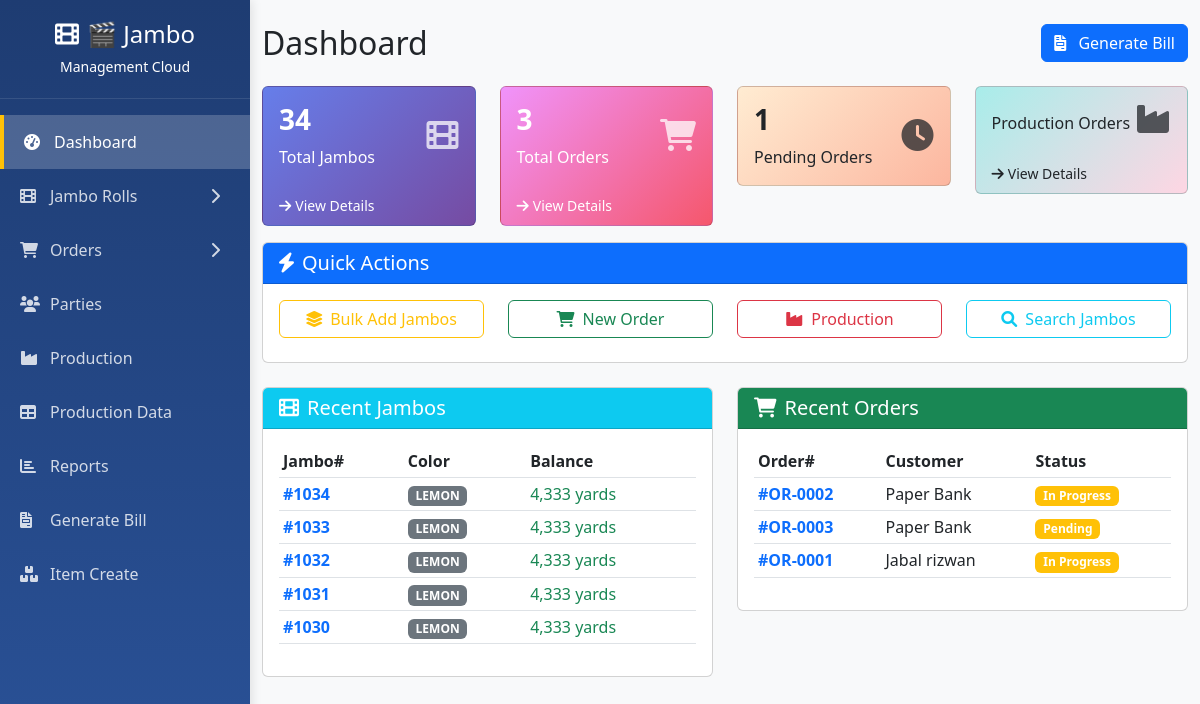
The page / (signed in) on the database its author committed.
### tables this page shows
CREATE TABLE jambo_rolls (
            id INTEGER PRIMARY KEY AUTOINCREMENT,
            jambo_no INTEGER UNIQUE NOT NULL,
            date TEXT NOT NULL,
            size_mm INTEGER NOT NULL,
            size_meter REAL NOT NULL,
            colour TEXT NOT NULL,
            micron INTEGER NOT NULL,
            roll_no INTEGER NOT NULL,
            net_weight REAL NOT NULL,
            party_name TEXT NOT NULL,
            calculated_yard INTEGER NOT NULL,
            actual_yard INTEGER NOT NULL,
            rate_kg REAL NOT NULL,
            amount REAL NOT NULL,
            balance_yard INTEGER NOT NULL,
            extra_yard INTEGER DEFAULT 0,
            challan_no TEXT
        );

CREATE TABLE customer_orders (
            id INTEGER PRIMARY KEY AUTOINCREMENT,
            order_no TEXT UNIQUE NOT NULL,
            order_date TEXT NOT NULL,
            customer_name TEXT NOT NULL,
            customer_phone TEXT,
            customer_address TEXT,
            status TEXT DEFAULT 'Pending',
            total_amount REAL DEFAULT 0
        );

### app.py (the view)
@app.route('/')
def index():
    if not session.get('logged_in'):
        return redirect(url_for('login'))
    try:
        conn = get_db_connection()
        cursor = conn.cursor()
        cursor.execute("""
            SELECT COUNT(*)
            FROM jambo_rolls j
            LEFT JOIN closed_jambos c ON j.jambo_no = c.jambo_id
            WHERE c.jambo_id IS NULL
        """)
        total_jambos = cursor.fetchone()[0] or 0
        cursor.execute("""
            SELECT COUNT(*)
            FROM customer_orders
            WHERE status IN ('Pending', 'In Progress', 'Partial')
        """)
        total_orders = cursor.fetchone()[0] or 0
        cursor.execute("SELECT COUNT(*) FROM parties WHERE is_active = 1")
        total_parties = cursor.fetchone()[0] or 0
        cursor.execute('''
            SELECT j.jambo_no, j.date, j.colour, j.party_name, j.balance_yard,
                   CASE WHEN c.jambo_id IS NOT NULL THEN 'CLOSED' ELSE 'ACTIVE' END as status
            FROM jambo_rolls j
            LEFT JOIN closed_jambos c ON j.jambo_no = c.jambo_id
            WHERE c.jambo_id IS NULL
            ORDER BY j.date DESC, j.jambo_no DESC
            LIMIT 5
        ''')
        recent_jambos = cursor.fetchall()
        cursor.execute('''
            SELECT o.order_no, o.order_date, o.customer_name, o.status,
                   COUNT(i.item_id) as items_count,
                   COALESCE(SUM(i.amount), 0) as total_amount
            FROM customer_orders o
            LEFT JOIN order_items i ON o.order_no = i.order_no
            WHERE o.status IN ('Pending', 'In Progress', 'Partial')
            GROUP BY o.order_no, o.order_date, o.customer_name, o.status
            ORDER BY o.order_date DESC
            LIMIT 5
        ''')
        recent_orders = cursor.fetchall()
        cursor.execute("""
            SELECT COUNT(*)
            FROM customer_orders
            WHERE status = 'Pending'
        """)
        pending_orders = cursor.fetchone()[0] or 0
        cursor.execute("""
            SELECT COUNT(DISTINCT po.order_no)
            FROM production_orders po
            INNER JOIN customer_orders co ON po.order_no = co.order_no
            WHERE co.status IN ('In Progress', 'Partial')
        """)
        production_orders = cursor.fetchone()[0] or 0
        jambos_list = []
        for jambo in recent_jambos:
            jambos_list.append({
                'jambo_no': jambo[0],
                'date': format_date(jambo[1]) if jambo[1] else '',
                'colour': jambo[2],
                'party_name': jambo[3],
                'balance_yard': jambo[4] or 0,
                'status': jambo[5]
            })
        orders_list = []
        for order in recent_orders:
            orders_list.append({
                'order_no': order[0],
                'order_date': format_date(order[1]) if order[1] else '',
                'customer_name': order[2],
                'status': order[3],
                'items_count': order[4] or 0,
                'total_amount': float(order[5] or 0)
            })
        conn.close()
        return render_template('simple_dashboard.html',
                             total_jambos=total_jambos,
                             total_orders=total_orders,
                             total_parties=total_parties,
                             recent_jambos=jambos_list,
                             recent_orders=orders_list,
                             pending_orders=pending_orders,
                             production_orders=production_orders)
    except Exception as e:
        print(f"Dashboard error: {e}")
        if 'conn' in locals():
            conn.close()
        return render_template('simple_dashboard.html',
                             total_jambos=0,
                             total_orders=0,
                             total_parties=0,
                             recent_jambos=[],
                             recent_orders=[],
                             pending_orders=0,
                             production_orders=0)

### app.py (called while the page is built)
@app.template_filter('format_date')
def format_date(date_str):
    try:
        if not date_str:
            return ''
        for fmt in ['%Y-%m-%d', '%d-%m-%Y', '%Y/%m/%d', '%d/%m/%Y']:
            try:
                date_obj = datetime.strptime(date_str, fmt)
                return date_obj.strftime('%d-%m-%Y')
            except ValueError:
                continue
        return date_str  # Return original if no format matches
    except:
        return date_str

### database.py (called while the page is built)
def get_db_connection():
    conn = sqlite3.connect(Config.DATABASE)
    conn.row_factory = sqlite3.Row
    return conn

### templates/simple_dashboard.html (shortened to what this page needs)
{% extends "base.html" %}
{% block content %}
<div class="container-fluid py-4">
    <div class="d-flex justify-content-between align-items-center mb-4">
        <h2 class="mb-0">Dashboard</h2>
        <a href="{{ url_for('reports.generate_bill') }}" class="btn btn-primary">
            <i class="fas fa-file-invoice me-2"></i>
            Generate Bill
        </a>
            </div>
    <div class="row">
                <div class="col-lg-3 col-md-6 mb-3">
                    <div class="card stats-card text-white" style="background: linear-gradient(135deg, #667eea 0%, #764ba2 100%);">
                        <div class="card-body">
                            <div class="d-flex justify-content-between">
                                <div>
                                    <h3 class="fw-bold">{{ total_jambos }}</h3>
                                    <p class="mb-0">Total Jambos</p>
                                </div>
                                <div class="align-self-center">
                                    <i class="fas fa-film fa-2x opacity-75"></i>
                                </div>
                            </div>
                        </div>
                        <a href="/jambos" class="card-footer bg-transparent text-white text-decoration-none border-0">
                            <small><i class="fas fa-arrow-right me-1"></i>View Details</small>
                        </a>
                    </div>
                </div>
                <div class="col-lg-3 col-md-6 mb-3">
                    <div class="card stats-card text-white" style="background: linear-gradient(135deg, #f093fb 0%, #f5576c 100%);">
                        <div class="card-body">
                            <div class="d-flex justify-content-between">
                                <div>
                                    <h3 class="fw-bold">{{ total_orders }}</h3>
                                    <p class="mb-0">Total Orders</p>
                                </div>
                                <div class="align-self-center">
                                    <i class="fas fa-shopping-cart fa-2x opacity-75"></i>
                                </div>
                            </div>
                        </div>
                        <a href="/orders" class="card-footer bg-transparent text-white text-decoration-none border-0">
                            <small><i class="fas fa-arrow-right me-1"></i>View Details</small>
                        </a>
                    </div>
                </div>
                <div class="col-lg-3 col-md-6 mb-3">
                    <div class="card stats-card text-white" style="background: linear-gradient(135deg, #ffecd2 0%, #fcb69f 100%); color: #333 !important;">
                        <div class="card-body">
                            <div class="d-flex justify-content-between">
                                <div>
                                    <h3 class="fw-bold text-dark">{{ pending_orders }}</h3>
                                    <p class="mb-0 text-dark">Pending Orders</p>
                                </div>
                                <div class="align-self-center">
                                    <i class="fas fa-clock fa-2x text-dark opacity-75"></i>
                                </div>
                            </div>
                        </div>
                    </div>
                </div>
                <div class="col-lg-3 col-md-6 mb-3">
                    <div class="card stats-card text-white" style="background: linear-gradient(135deg, #a8edea 0%, #fed6e3 100%); color: #333 !important;">
                        <div class="card-body">
                            <div class="d-flex justify-content-between">
                                <div>
                                    <p class="mb-0 text-dark">Production Orders</p>
                                </div>
                                <div class="align-self-center">
                                    <i class="fas fa-industry fa-2x text-dark opacity-75"></i>
                                </div>
                            </div>
                        </div>
                        <a href="/production" class="card-footer bg-transparent text-dark text-decoration-none border-0">
                            <small><i class="fas fa-arrow-right me-1"></i>View Details</small>
                        </a>
                    </div>
                </div>
            </div>
            <div class="row mb-4">
                <div class="col-12">
                    <div class="card">
                        <div class="card-header bg-primary text-white">
                            <h5 class="mb-0"><i class="fas fa-bolt me-2"></i>Quick Actions</h5>
                        </div>
                        <div class="card-body">
                            <div class="row">
                                <div class="col-lg-3 col-md-6 mb-2">
                                    <a href="/jambos/bulk" class="btn btn-outline-warning w-100">
                                        <i class="fas fa-layer-group me-2"></i>Bulk Add Jambos
                                    </a>
                                </div>
                                <div class="col-lg-3 col-md-6 mb-2">
                                    <a href="/orders/add" class="btn btn-outline-success w-100">
                                        <i class="fas fa-shopping-cart me-2"></i>New Order
                                    </a>
                                </div>
                                <div class="col-lg-3 col-md-6 mb-2">
                                    <a href="/production" class="btn btn-outline-danger w-100">
                                        <i class="fas fa-industry me-2"></i>Production
                                    </a>
                                </div>
                                <div class="col-lg-3 col-md-6 mb-2">
                                    <a href="/jambos" class="btn btn-outline-info w-100">
                                        <i class="fas fa-search me-2"></i>Search Jambos
                                    </a>
                                </div>
                            </div>
                        </div>
                    </div>
                </div>
            </div>
            <div class="row">
                <div class="col-lg-6 mb-4">
                    <div class="card">
                        <div class="card-header bg-info text-white">
                            <h5 class="mb-0"><i class="fas fa-film me-2"></i>Recent Jambos</h5>
                        </div>
                        <div class="card-body">
                            {% if recent_jambos %}
                                <div class="table-responsive">
                                    <table class="table table-sm">
                                        <thead>
                                            <tr>
                                                <th>Jambo#</th>
                                                <th>Color</th>
                                                <th>Balance</th>
                                            </tr>
                                        </thead>
                                        <tbody>
                                            {% for jambo in recent_jambos %}
                                            <tr>
                                                <td><strong class="text-primary">#{{ jambo.jambo_no }}</strong></td>
                                                <td><span class="badge bg-secondary">{{ jambo.colour }}</span></td>
                                                <td class="text-success">{{ "{:,}".format(jambo.balance_yard) }} yards</td>
                                            </tr>
                                            {% endfor %}
                                        </tbody>
                                    </table>
                                </div>
                            {% else %}
                                <p class="text-muted">No jambos found</p>
                            {% endif %}
                        </div>
                    </div>
                </div>
                <div class="col-lg-6 mb-4">
                    <div class="card">
                        <div class="card-header bg-success text-white">
                            <h5 class="mb-0"><i class="fas fa-shopping-cart me-2"></i>Recent Orders</h5>
                        </div>
                        <div class="card-body">
                            {% if recent_orders %}
                                <div class="table-responsive">
                                    <table class="table table-sm">
                                        <thead>
                                            <tr>
                                                <th>Order#</th>
                                                <th>Customer</th>
                                                <th>Status</th>
                                            </tr>
                                        </thead>
                                        <tbody>
                                            {% for order in recent_orders %}
                                            <tr>
                                                <td><strong class="text-primary">#{{ order.order_no }}</strong></td>
                                                <td>{{ order.customer_name }}</td>
                                                <td><span class="badge bg-warning">{{ order.status }}</span></td>
                                            </tr>
                                            {% endfor %}
                                        </tbody>
                                    </table>
                                </div>
                            {% else %}
                                <p class="text-muted">No orders found</p>
                            {% endif %}
                        </div>
                    </div>
                </div>
            </div>
        </div>
{% endblock %}

### rows shown on the page
jambo_rolls: jambo_no "1034", colour "LEMON", balance_yard "4,333"
jambo_rolls: jambo_no "1033", colour "LEMON", balance_yard "4,333"
jambo_rolls: jambo_no "1032", colour "LEMON", balance_yard "4,333"
jambo_rolls: jambo_no "1031", colour "LEMON", balance_yard "4,333"
jambo_rolls: jambo_no "1030", colour "LEMON", balance_yard "4,333"
customer_orders: order_no "OR-0002", customer_name "Paper Bank", status "In Progress"
customer_orders: order_no "OR-0003", customer_name "Paper Bank", status "Pending"
customer_orders: order_no "OR-0001", customer_name "Jabal rizwan", status "In Progress"

### other values the page prints
{{ total_jambos }} "34"
{{ total_orders }} "3"
{{ pending_orders }} "1"
